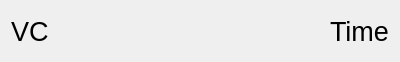
<?xml version="1.0" encoding="UTF-8"?>
<ui version="4.0">
 <class>VcHolder</class>
 <widget class="QWidget" name="VcHolder">
  <property name="geometry">
   <rect>
    <x>0</x>
    <y>0</y>
    <width>400</width>
    <height>62</height>
   </rect>
  </property>
  <property name="windowTitle">
   <string>Form</string>
  </property>
  <property name="autoFillBackground">
   <bool>true</bool>
  </property>
  <layout class="QHBoxLayout" name="horizontalLayout">
   <item>
    <widget class="QLabel" name="mLabel0">
     <property name="font">
      <font>
       <pointsize>20</pointsize>
      </font>
     </property>
     <property name="text">
      <string>VC</string>
     </property>
    </widget>
   </item>
   <item>
    <spacer name="horizontalSpacer">
     <property name="orientation">
      <enum>Qt::Horizontal</enum>
     </property>
     <property name="sizeHint" stdset="0">
      <size>
       <width>248</width>
       <height>20</height>
      </size>
     </property>
    </spacer>
   </item>
   <item>
    <widget class="QLabel" name="mText0">
     <property name="font">
      <font>
       <pointsize>20</pointsize>
      </font>
     </property>
     <property name="text">
      <string>Time</string>
     </property>
    </widget>
   </item>
  </layout>
 </widget>
 <resources/>
 <connections/>
</ui>
